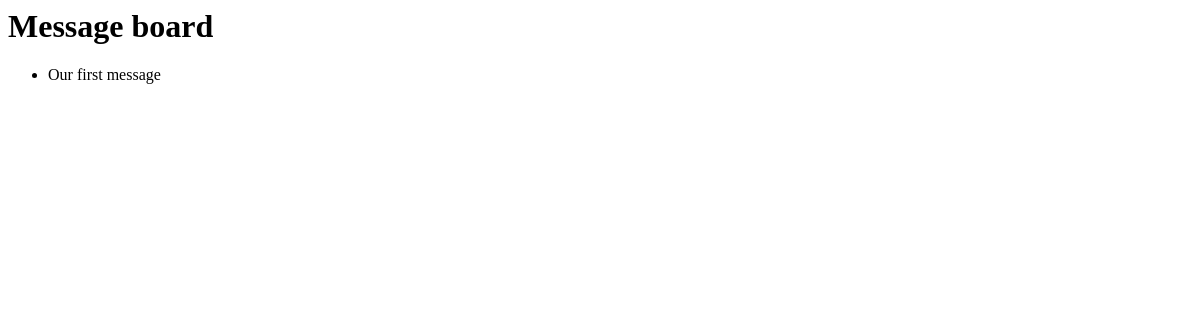
Before: / with the older database file.
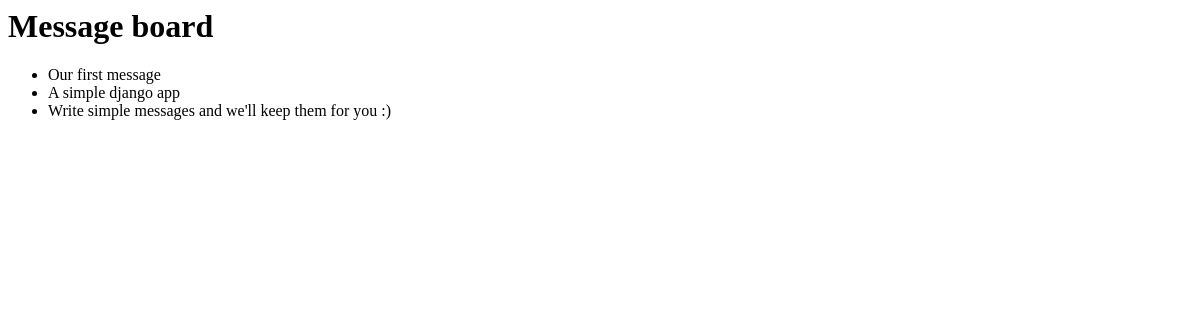
After: the same page with the newer database file.
### posts/models.py (models this page shows, shortened)
class Post(models.Model):
    text = models.TextField()

### posts/views.py (the view)
# urls.py: path("", HomePageView.as_view(), name='home'),
class HomePageView(ListView):
    model = Post
    template_name = 'home.html'

### templates/home.html
{% load static %}
<h1>Message board </h1>
<ul>
  {% for post in post_list %}
  <li>{{post.text}}</li>
  {% endfor %}
</ul>

Changed rows visible on the page:
added Post: text "A simple django app"
added Post: text "Write simple messages and we'll keep them for you :)"
